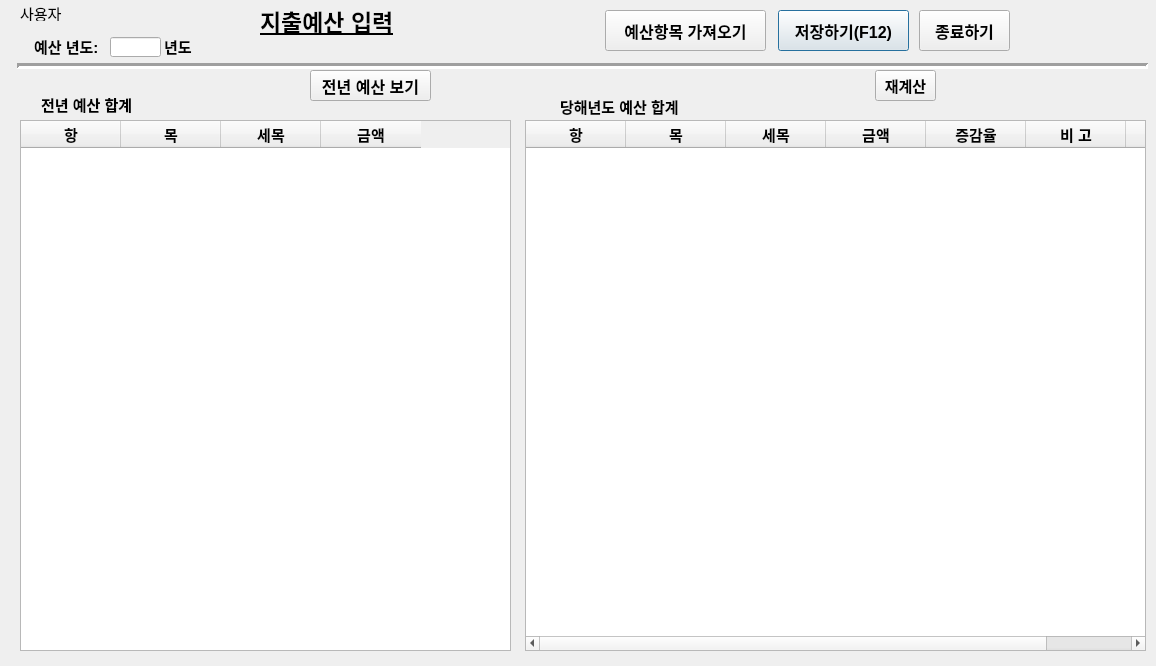
<?xml version="1.0" encoding="UTF-8"?>
<ui version="4.0">
 <class>Dialog</class>
 <widget class="QDialog" name="Dialog">
  <property name="geometry">
   <rect>
    <x>0</x>
    <y>0</y>
    <width>1156</width>
    <height>666</height>
   </rect>
  </property>
  <property name="font">
   <font>
    <pointsize>10</pointsize>
   </font>
  </property>
  <property name="windowTitle">
   <string>Dialog</string>
  </property>
  <widget class="QLabel" name="label">
   <property name="geometry">
    <rect>
     <x>260</x>
     <y>5</y>
     <width>161</width>
     <height>31</height>
    </rect>
   </property>
   <property name="font">
    <font>
     <pointsize>17</pointsize>
     <weight>75</weight>
     <bold>true</bold>
     <underline>true</underline>
    </font>
   </property>
   <property name="text">
    <string>지출예산 입력</string>
   </property>
  </widget>
  <widget class="Line" name="line">
   <property name="geometry">
    <rect>
     <x>17</x>
     <y>56</y>
     <width>1131</width>
     <height>20</height>
    </rect>
   </property>
   <property name="lineWidth">
    <number>3</number>
   </property>
   <property name="orientation">
    <enum>Qt::Horizontal</enum>
   </property>
  </widget>
  <widget class="QPushButton" name="budgetl_save_Button">
   <property name="geometry">
    <rect>
     <x>778</x>
     <y>10</y>
     <width>131</width>
     <height>41</height>
    </rect>
   </property>
   <property name="font">
    <font>
     <pointsize>12</pointsize>
     <weight>75</weight>
     <bold>true</bold>
    </font>
   </property>
   <property name="text">
    <string>저장하기(F12)</string>
   </property>
   <property name="shortcut">
    <string>F12</string>
   </property>
  </widget>
  <widget class="QLabel" name="label_8">
   <property name="geometry">
    <rect>
     <x>164</x>
     <y>36</y>
     <width>41</width>
     <height>20</height>
    </rect>
   </property>
   <property name="font">
    <font>
     <pointsize>11</pointsize>
     <weight>75</weight>
     <bold>true</bold>
    </font>
   </property>
   <property name="text">
    <string>년도</string>
   </property>
  </widget>
  <widget class="QLineEdit" name="budget_year_widget">
   <property name="geometry">
    <rect>
     <x>110</x>
     <y>37</y>
     <width>51</width>
     <height>20</height>
    </rect>
   </property>
   <property name="font">
    <font>
     <pointsize>11</pointsize>
     <weight>75</weight>
     <bold>true</bold>
    </font>
   </property>
   <property name="alignment">
    <set>Qt::AlignRight|Qt::AlignTrailing|Qt::AlignVCenter</set>
   </property>
  </widget>
  <widget class="QPushButton" name="budget_close_Button">
   <property name="geometry">
    <rect>
     <x>919</x>
     <y>10</y>
     <width>91</width>
     <height>41</height>
    </rect>
   </property>
   <property name="font">
    <font>
     <pointsize>12</pointsize>
     <weight>75</weight>
     <bold>true</bold>
    </font>
   </property>
   <property name="text">
    <string>종료하기</string>
   </property>
  </widget>
  <widget class="QLabel" name="label_2">
   <property name="geometry">
    <rect>
     <x>34</x>
     <y>36</y>
     <width>81</width>
     <height>20</height>
    </rect>
   </property>
   <property name="font">
    <font>
     <pointsize>11</pointsize>
     <weight>75</weight>
     <bold>true</bold>
    </font>
   </property>
   <property name="text">
    <string>예산 년도:</string>
   </property>
  </widget>
  <widget class="QPushButton" name="recalculate_Button">
   <property name="geometry">
    <rect>
     <x>875</x>
     <y>70</y>
     <width>61</width>
     <height>31</height>
    </rect>
   </property>
   <property name="font">
    <font>
     <pointsize>11</pointsize>
     <weight>75</weight>
     <bold>true</bold>
    </font>
   </property>
   <property name="text">
    <string>재계산</string>
   </property>
  </widget>
  <widget class="QPushButton" name="budget_list_Button">
   <property name="geometry">
    <rect>
     <x>605</x>
     <y>10</y>
     <width>161</width>
     <height>41</height>
    </rect>
   </property>
   <property name="font">
    <font>
     <pointsize>12</pointsize>
     <weight>75</weight>
     <bold>true</bold>
    </font>
   </property>
   <property name="text">
    <string>예산항목 가져오기</string>
   </property>
  </widget>
  <widget class="QPushButton" name="last_year_view_Button">
   <property name="geometry">
    <rect>
     <x>310</x>
     <y>70</y>
     <width>121</width>
     <height>31</height>
    </rect>
   </property>
   <property name="font">
    <font>
     <pointsize>12</pointsize>
     <weight>75</weight>
     <bold>true</bold>
    </font>
   </property>
   <property name="text">
    <string>전년 예산 보기</string>
   </property>
  </widget>
  <widget class="QTableWidget" name="last_year_tableWidget">
   <property name="geometry">
    <rect>
     <x>20</x>
     <y>120</y>
     <width>491</width>
     <height>531</height>
    </rect>
   </property>
   <property name="font">
    <font>
     <pointsize>11</pointsize>
     <weight>75</weight>
     <bold>true</bold>
    </font>
   </property>
   <property name="focusPolicy">
    <enum>Qt::NoFocus</enum>
   </property>
   <column>
    <property name="text">
     <string>항</string>
    </property>
   </column>
   <column>
    <property name="text">
     <string>목</string>
    </property>
   </column>
   <column>
    <property name="text">
     <string>세목</string>
    </property>
   </column>
   <column>
    <property name="text">
     <string>금액</string>
    </property>
   </column>
  </widget>
  <widget class="QTableWidget" name="this_year_budg_tableWidget">
   <property name="geometry">
    <rect>
     <x>525</x>
     <y>120</y>
     <width>621</width>
     <height>531</height>
    </rect>
   </property>
   <property name="font">
    <font>
     <pointsize>11</pointsize>
     <weight>75</weight>
     <bold>true</bold>
    </font>
   </property>
   <property name="focusPolicy">
    <enum>Qt::StrongFocus</enum>
   </property>
   <column>
    <property name="text">
     <string>항</string>
    </property>
   </column>
   <column>
    <property name="text">
     <string>목</string>
    </property>
   </column>
   <column>
    <property name="text">
     <string>세목</string>
    </property>
   </column>
   <column>
    <property name="text">
     <string>금액</string>
    </property>
   </column>
   <column>
    <property name="text">
     <string>증감율</string>
    </property>
   </column>
   <column>
    <property name="text">
     <string>비 고</string>
    </property>
   </column>
   <column>
    <property name="text">
     <string>id</string>
    </property>
   </column>
  </widget>
  <widget class="QLabel" name="label_3">
   <property name="geometry">
    <rect>
     <x>41</x>
     <y>94</y>
     <width>111</width>
     <height>20</height>
    </rect>
   </property>
   <property name="font">
    <font>
     <pointsize>11</pointsize>
     <weight>75</weight>
     <bold>true</bold>
    </font>
   </property>
   <property name="text">
    <string>전년 예산 합계</string>
   </property>
  </widget>
  <widget class="QLabel" name="last_bud_hap_widget">
   <property name="geometry">
    <rect>
     <x>170</x>
     <y>92</y>
     <width>111</width>
     <height>20</height>
    </rect>
   </property>
   <property name="font">
    <font>
     <pointsize>11</pointsize>
     <weight>75</weight>
     <bold>true</bold>
    </font>
   </property>
   <property name="text">
    <string/>
   </property>
   <property name="alignment">
    <set>Qt::AlignRight|Qt::AlignTrailing|Qt::AlignVCenter</set>
   </property>
  </widget>
  <widget class="QLabel" name="this_bud_hap_widget">
   <property name="geometry">
    <rect>
     <x>712</x>
     <y>94</y>
     <width>141</width>
     <height>20</height>
    </rect>
   </property>
   <property name="font">
    <font>
     <pointsize>11</pointsize>
     <weight>75</weight>
     <bold>true</bold>
    </font>
   </property>
   <property name="text">
    <string/>
   </property>
   <property name="alignment">
    <set>Qt::AlignRight|Qt::AlignTrailing|Qt::AlignVCenter</set>
   </property>
  </widget>
  <widget class="QLabel" name="label_4">
   <property name="geometry">
    <rect>
     <x>560</x>
     <y>96</y>
     <width>141</width>
     <height>20</height>
    </rect>
   </property>
   <property name="font">
    <font>
     <pointsize>11</pointsize>
     <weight>75</weight>
     <bold>true</bold>
    </font>
   </property>
   <property name="text">
    <string>당해년도 예산 합계</string>
   </property>
  </widget>
  <widget class="QLabel" name="label_5">
   <property name="geometry">
    <rect>
     <x>20</x>
     <y>5</y>
     <width>48</width>
     <height>16</height>
    </rect>
   </property>
   <property name="font">
    <font>
     <pointsize>11</pointsize>
    </font>
   </property>
   <property name="text">
    <string>사용자</string>
   </property>
  </widget>
  <widget class="QLabel" name="user_name">
   <property name="geometry">
    <rect>
     <x>80</x>
     <y>5</y>
     <width>71</width>
     <height>16</height>
    </rect>
   </property>
   <property name="font">
    <font>
     <pointsize>11</pointsize>
    </font>
   </property>
   <property name="text">
    <string/>
   </property>
  </widget>
 </widget>
 <tabstops>
  <tabstop>budget_year_widget</tabstop>
  <tabstop>last_year_view_Button</tabstop>
  <tabstop>budget_list_Button</tabstop>
  <tabstop>recalculate_Button</tabstop>
  <tabstop>budgetl_save_Button</tabstop>
  <tabstop>budget_close_Button</tabstop>
 </tabstops>
 <resources/>
 <connections>
  <connection>
   <sender>budgetl_save_Button</sender>
   <signal>clicked()</signal>
   <receiver>Dialog</receiver>
   <slot>budget_save()</slot>
   <hints>
    <hint type="sourcelabel">
     <x>655</x>
     <y>28</y>
    </hint>
    <hint type="destinationlabel">
     <x>403</x>
     <y>26</y>
    </hint>
   </hints>
  </connection>
  <connection>
   <sender>budget_close_Button</sender>
   <signal>clicked()</signal>
   <receiver>Dialog</receiver>
   <slot>budget_end_close()</slot>
   <hints>
    <hint type="sourcelabel">
     <x>800</x>
     <y>32</y>
    </hint>
    <hint type="destinationlabel">
     <x>658</x>
     <y>35</y>
    </hint>
   </hints>
  </connection>
  <connection>
   <sender>last_year_view_Button</sender>
   <signal>clicked()</signal>
   <receiver>Dialog</receiver>
   <slot>serch_last_budget()</slot>
   <hints>
    <hint type="sourcelabel">
     <x>258</x>
     <y>80</y>
    </hint>
    <hint type="destinationlabel">
     <x>289</x>
     <y>78</y>
    </hint>
   </hints>
  </connection>
  <connection>
   <sender>budget_list_Button</sender>
   <signal>clicked()</signal>
   <receiver>Dialog</receiver>
   <slot>budget_list()</slot>
   <hints>
    <hint type="sourcelabel">
     <x>765</x>
     <y>82</y>
    </hint>
    <hint type="destinationlabel">
     <x>653</x>
     <y>81</y>
    </hint>
   </hints>
  </connection>
  <connection>
   <sender>recalculate_Button</sender>
   <signal>clicked()</signal>
   <receiver>Dialog</receiver>
   <slot>re_calculate()</slot>
   <hints>
    <hint type="sourcelabel">
     <x>900</x>
     <y>81</y>
    </hint>
    <hint type="destinationlabel">
     <x>491</x>
     <y>82</y>
    </hint>
   </hints>
  </connection>
 </connections>
 <slots>
  <slot>budget_save()</slot>
  <slot>serch_last_budget()</slot>
  <slot>budget_end_close()</slot>
  <slot>budget_list()</slot>
  <slot>re_calculate()</slot>
 </slots>
</ui>
